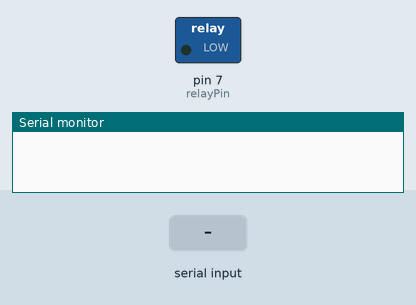
Recording of a sketch running on a simulated Arduino Uno, built with avr-gcc and run on an emulated ATmega328P. Parts: switched loads named in the sketch (green lamp = pin HIGH), the last lines printed to the serial monitor. Inputs (shaded band) come from the test bench.

Above: at 1.2 s.
1.3 s: "0\n" received over Serial
At 2.5 s:
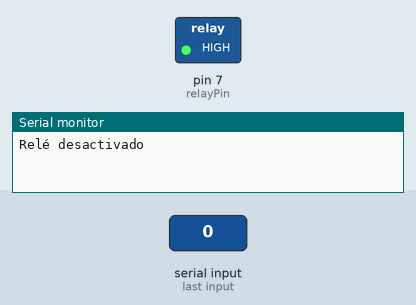
2.8 s: "1\n" received over Serial
At 3.8 s:
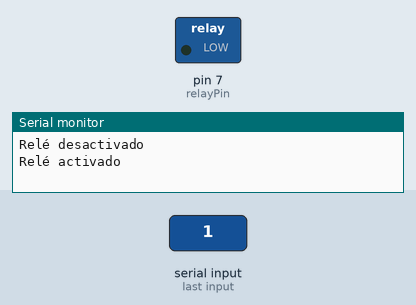
Timing chart, 0 to 5.8 s (numbered marks = the images above; inputs shaded):
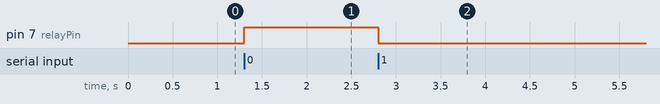

The sketch:

relevador1_0.ino
```cpp
const int relayPin = 7;  // Pin digital conectado al relé

void setup() {
  pinMode(relayPin, OUTPUT);
  Serial.begin(115200);  // Inicializa la comunicación serial a 9600 baudios
}

void loop() {
  if (Serial.available() > 0) {
    int value = Serial.parseInt(); // Lee un valor numérico desde la consola serial
    if (value == 0) {
      digitalWrite(relayPin, HIGH); // Activa el relé
      Serial.println("Relé desactivado");
    } else if (value == 1) {
      digitalWrite(relayPin, LOW); // Desactiva el relé
      Serial.println("Relé activado");
    }

    // Espera hasta que no haya más datos en el búfer de entrada
    while (Serial.available() > 0) {
      Serial.read();
    }
  }
}
```

Measured:
- after the input at 1.3 s, pin 7 (relayPin): LOW → HIGH at once
- after the input at 2.8 s, pin 7 (relayPin): HIGH → LOW at once
